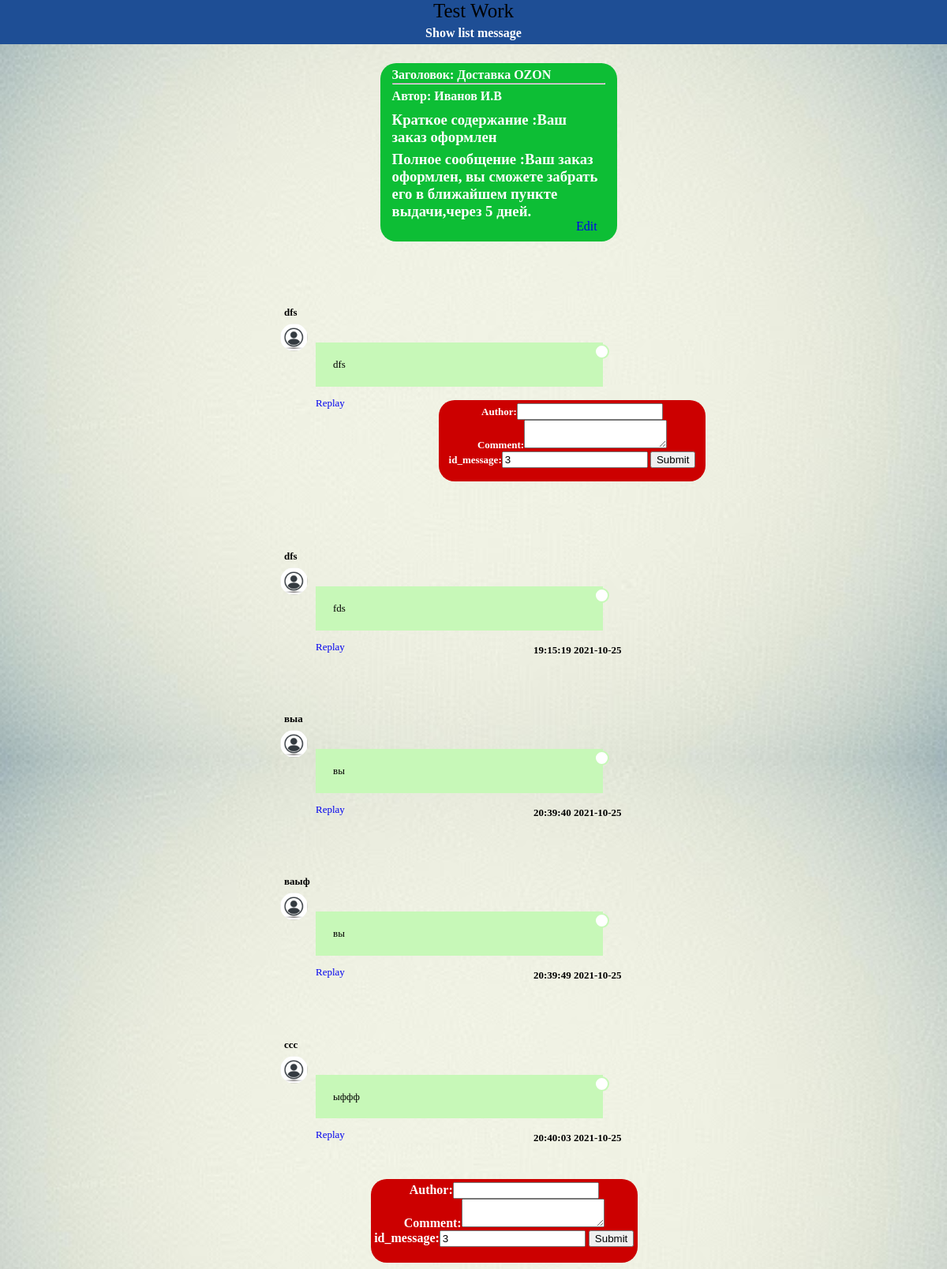
/show/?id=3&id_n=192, run on the app's committed database.
### tables this page shows
CREATE TABLE `message` (
  `Id` int UNSIGNED NOT NULL,
  `Title` varchar(255) NOT NULL,
  `Author` varchar(255) NOT NULL,
  `summary` varchar(255) NOT NULL,
  `full_content` varchar(255) NOT NULL
);

CREATE TABLE `commetns` (
  `id` int NOT NULL,
  `Author` varchar(255) NOT NULL,
  `Comment` varchar(255) NOT NULL,
  `id_message` int NOT NULL,
  `Time` time NOT NULL,
  `Date` date NOT NULL
);

### config/routes.php (called while the page is built)
<?php
return array(
    'message' => 'message/index',
    'edit'=> 'edit/index',
    'show'=>'show/index',
);

### controllers/ShowController.php (called while the page is built)
<?php
include_once ROOT . '/models/Show.php';
class ShowController
{
    public function actionIndex()
    {
        $m = new Show();
        $m->getMess();
        $m->insertComment();
        $m->getComment();
        require_once(ROOT . '/views/show/index.php');
        return true;
    }
}

### models/Show.php (the view, shortened to what this page needs)
<link rel="stylesheet" href="http://localhost/test_work1/styles/css/show_style.css">
<?php
class Show
{
    public function  getMess()
    {
        try {
            $pdo = new PDO("mysql:host=localhost;dbname=test_work1", "root", "admin");
            $id=$_GET['id'];
            $sql='SELECT * FROM message WHERE Id=:id';
            $state=$pdo->prepare($sql);
            $state->bindParam(":id",$id);
            $state->execute();
            $page=$_GET["page"];
            while ($row = $state->fetch()) {
                echo "<div class='mine messages'>";
                echo  "<div class='message'>
                             <h4 style='margin-top: -2px'>Заголовок: ". $row['Title']."</h4><hr style='margin-top: -20px'>
                             <h4 style='margin-top: -2px'>Автор: ". $row['Author']."</h4>
                             <h3 style='margin-top: -12px;'>Краткое содержание :". $row['summary']."</h3>
                             <h3 style='margin-top: -12px;'>Полное сообщение :". $row['full_content']."</h3>
                             <a style='float: right; margin-right: 10px; margin-top: -20px' href='http://localhost/test_work1/edit/?id=$id&page=$page'>Edit</a>
                       </div>";
                echo "</div>";
            }
        }
        catch (PDOException $e) {
            echo "Database error: " . $e->getMessage();
        }
    }
    public function  getComment()
    {
        try {
            $pdo = new PDO("mysql:host=localhost;dbname=test_work1", "root", "admin");
            $id=$_GET["id"];
            $result = $pdo->prepare('SELECT * FROM commetns WHERE id_message=?');
            $result->execute([$id]);
            while ($row = $result->fetch()) {
                $d = $row["id"];
                echo "<ul class='comment-section'>";
                    echo " <li class='comment author-comment'>
                                <div class='info'>
                                    <h4 class='pull-left'>" . $row['Author'] . "</h4>
                                </div>
                                <a class='avatar' href='#'>
                                    <img src='http://localhost/test_work1/styles/images/au1.png' width='35' alt='Profile Avatar' title='Анна Серебрякова' />
                                </a>
                                <p>" . $row['Comment'] . "</p>
                                <a  href='http://localhost/test_work1/show/?id=" . $row["id_message"] . "&id_n=" . $row["id"] . "'>Replay</a>
                                <h4 style='margin-left: 276px; margin-top: -12px '>" . $row['Time'] . " " . $row['Date'] . "</h4>
                            </li>
                    <br>
                    <br>";
                    if (!empty($_GET["id_n"]) && $d == $_GET["id_n"]) {
                        $x = $_GET["id"];
                        echo "<div  class='solid-ok'>
                                   <form action='show/?id=$id' method='post' name='message'>
                                   Author:<input type='text' name='Author'><br>
                                   Comment:<textarea  name='Comment'></textarea><br>
                                   id_message:<input type='text' name='id_message' value='$x'>
                                   <input type='submit' name='Sent message'>
                                   </form>
                               </div> ";
                    }
                echo "</ul>";
            }
        }
        catch (PDOException $e) {
            echo "Database error: " . $e->getMessage();
        }
    }
}

### components/Router.php
<?php
class Router
{
    private $rout;
    public function __construct()
    {
        $routePath = ROOT.'/config/routes.php';
        $this->rout = include($routePath);
    }
    private function getURI()
    {
        if (!empty($_SERVER['REQUEST_URI'])) {
            return trim($_SERVER['REQUEST_URI'], '/');
        }
    }
    public function run()
    {
        $ure = $this->getURI();
        foreach ($this->rout as $uri => $path) {
            if(preg_match("~$uri~", $ure)) {
                $segment = explode('/', $path);
                $controllerName = array_shift($segment).'Controller';
                $controllerName = ucfirst($controllerName);
                $actionName = 'action'.ucfirst((array_shift($segment)));
                $controllerFile = ROOT . '/controllers/' .$controllerName. '.php';
                if (file_exists($controllerFile)) {
                    include_once($controllerFile);
                }
                $controlObject = new $controllerName;
                $result = $controlObject->$actionName();
                if ($result != null) {
                    break;
                }
            }
        }
    }
}

### styles/css/show_style.css (style rules this page uses)
.comment-section { list-style: none; max-width:400px; margin: 50px auto; padding:10px; font-size:13px; }
.comment { border-radius:3px; margin-bottom:-65px; flex-wrap: wrap; }
.comment p { line-height: 1.5; padding: 18px 22px; width: 80%; position: relative; word-wrap: break-word; }
.pull-left { margin-left: -40px; margin-bottom: -10px; }
.comment .avatar img { display: block; margin-left:-45px; margin-bottom: -40px; border-radius: 50%; }
.comment.author-comment .avatar { order: 2; padding: 10px 3px 0 18px; }
.comment.author-comment p { background-color: #c7f8b8; order: 1; }
.author-comment p:after { content: ''; position: absolute; width: 15px; height: 15px; border-radius: 50%; background-color: #ffffff; border: 2px solid #c7f8b8; right: -8px; top: 2px; }
.comment.author-comment p { order: 1; }
.messages { margin-top: 30px; display: flex; flex-direction: column; }
.message { border-radius: 20px; padding: 8px 15px; margin-top: 5px; margin-bottom: 5px; display: inline-block; }
.mine { width: 300px; margin-bottom: 30px; padding-left: 40%; }
.mine .message { color: white; background: rgb(13,190,53); position: relative; margin-top: 50px; }

### styles/css/mess_style.css (style rules this page uses)
.messages { margin-top: 30px; display: flex; flex-direction: column; }
.message { border-radius: 20px; padding: 8px 15px; margin-top: 5px; margin-bottom: 5px; display: inline-block; }
.mine { width: 300px; margin-bottom: 30px; }
.mine .message { color: white; background: rgb(13,190,53); position: relative; }

### styles/css/style.css (style rules this page uses)
a { text-decoration: none; }
body { background: url("http://localhost/test_work1/styles/images/phon1.jpg") repeat; background-size: 100%; }
.solid-ok { background:#CC0000; border-radius: 20px; width: 330px; margin-left: 39%; color:#FFFFFF; font-weight:bold; padding:4px; text-align:center; }

### data on the page
message: Title "Доставка OZON", Author "Иванов И.В", summary "Ваш заказ оформлен", full_content "Ваш заказ оформлен, вы сможете забрать его в ближайшем пункте выдачи,через 5 дней."
commetns: Author "dfs", Comment "dfs", id_message "3"
commetns: Author "dfs", Comment "fds", Time "19:15:19", Date "2021-10-25"
commetns: Author "выа", Comment "вы", Time "20:39:40", Date "2021-10-25"
commetns: Author "ваыф", Comment "вы", Time "20:39:49", Date "2021-10-25"
commetns: Author "ссс", Comment "ыффф", Time "20:40:03", Date "2021-10-25"
